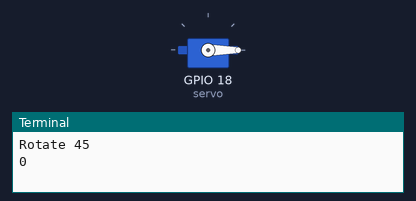
A program run on a simulated Raspberry Pi (BCM pin numbers). On the bench: servo, the last lines printed to the terminal. No MQTT or app messages arrive unless stated; servo angles are drawn from the pulse width (0.5 ms = 0°, 2.5 ms = 180°).

Above: at 0.2 s.
At 8.1 s:
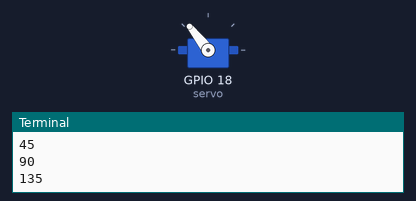
At 14.1 s:
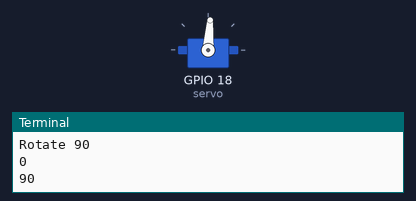
At 20.1 s:
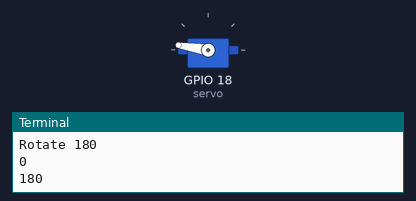
Timing chart, 0 to 26.2 s (numbered marks = the images above):
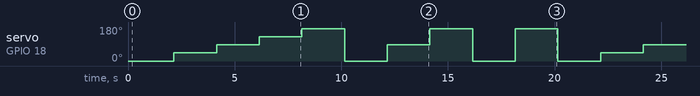

The program:

servo-_FS90-send_rotate_to_broker.py
```python
from gpiozero import AngularServo
from time import sleep
import paho.mqtt.client as mqtt
from gpiozero import DistanceSensor
from time import sleep

servo = AngularServo(
    18,                         # GPIO18 (Pin 12)
    min_angle=0,
    max_angle=180,
    min_pulse_width=0.0005,
    max_pulse_width=0.0024
)

client = mqtt.Client()
client.username_pw_set("test3", "test3")
client.connect("192.168.0.40", 1883, 60) # change IP to server MQTT in group

while True:
    #######Rotate 45#######
    print("Rotate 45")
    print("0")
    servo.angle = 0
    sleep(2)
    client.publish("test/test3", "0 posistin rotate")

    print("45")
    servo.angle = 45
    sleep(2)
    client.publish("test/test3", "45 posistin rotate")

    print("90")
    servo.angle = 90
    sleep(2)
    client.publish("test/test3", "90 posistin rotate")

    print("135")
    servo.angle = 135
    sleep(2)
    client.publish("test/test3", "135 posistin rotate")

    print("180")
    servo.angle = 180
    sleep(2)
    client.publish("test/test3", "180 posistin rotate")

    #######Rotate 90#######
    print("Rotate 90")
    print("0")
    servo.angle = 0
    sleep(2)
    client.publish("test/test3", "0 posistin rotate")

    print("90")
    servo.angle = 90
    sleep(2)
    client.publish("test/test3", "0 posistin rotate")

    print("180")
    servo.angle = 180
    sleep(2)
    client.publish("test/test3", "180 posistin rotate")

    #######Rotate 180#######
    print("Rotate 180")
    print("0")
    servo.angle = 0
    sleep(2)
    client.publish("test/test3", "0 posistin rotate")

    print("180")
    servo.angle = 180
    sleep(2)
    client.publish("test/test3", "180 posistin rotate")

client.disconnect()
```

Measured:
- by itself, servo on GPIO 18 (servo): repeats every 20.0 s: 86° 2.0 s, 128° 2.0 s, 171° 2.0 s, 0° 2.0 s, 86° 2.0 s, 2 × (171° 2.0 s, 0° 2.0 s), 43° 2.0 s
